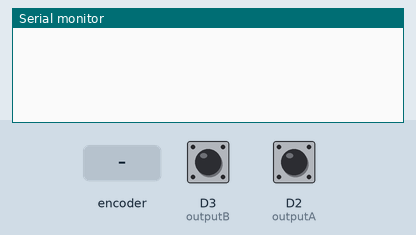
Recording of a program running on a simulated ESP8266 (NodeMCU). On the bench: the last lines printed to the serial monitor. The test bench sets the inputs (shaded band); at power-on: D3 (outputB) HIGH, D2 (outputA) HIGH.

Above: at 1.2 s.
1.3 s: rotary encoder on D2 (outputA) / D3 (outputB) turned 1 step (first pin leading)
At 2.1 s:
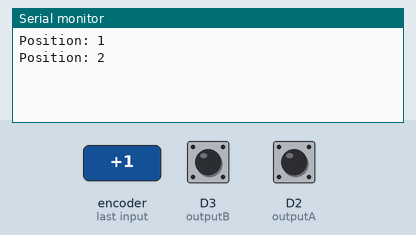
3.0 s: rotary encoder on D2 (outputA) / D3 (outputB) turned 1 step (first pin leading)
At 3.4 s:
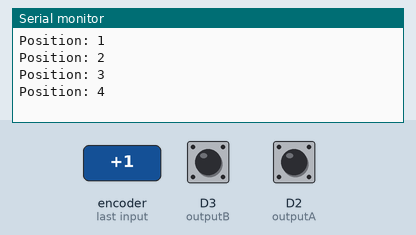
Timing chart, 0 to 6.0 s (numbered marks = the images above; inputs shaded):
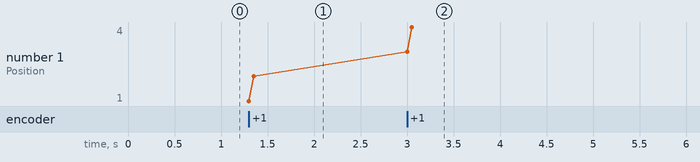

Measured:
- after the input at 1.3 s, the serial monitor: prints a new line at once (image 1)
- after the input at 3.0 s, the serial monitor: prints a new line at once (image 2)
- plotted number 1: 2 → 4 after the input at 3.0 s

The program:

main.cpp
```cpp
#include <Arduino.h>


 #define outputA D2
 #define outputB D3
 int counter = 0;
 int aState;
 int aLastState;
 void setup() {
   pinMode (outputA,INPUT);
   pinMode (outputB,INPUT);

   Serial.begin (115200);
   // Reads the initial state of the outputA
   aLastState = digitalRead(outputA);
 }
 void loop() {
   aState = digitalRead(outputA); // Reads the "current" state of the outputA
   // If the previous and the current state of the outputA are different, that means a Pulse has occured
   if (aState != aLastState){
     // If the outputB state is different to the outputA state, that means the encoder is rotating clockwise
     if (digitalRead(outputB) != aState) {
       counter ++;
     } else {
       counter --;
     }
     Serial.print("Position: ");
     Serial.println(counter);
   }
   aLastState = aState; // Updates the previous state of the outputA with the current state
 }
```

main_motion.cpp
```cpp
// #include <Arduino.h>
// #include <ESP8266WiFi.h>
// #include <PubSubClient.h>
// //#include "Ticker.h"

// #define INPUT_PIN D8
// #define LED D4


// #define wifi_ssid "automata"
// #define wifi_password "BluePal3D*t"

// #define mqtt_server "192.168.31.51"
// const char topic[] = "sensors/out-door";
// const char topicIn[] = "sensors/out-door/in";


// void callback(char* topic, byte* payload, unsigned int length) {
//   //Serial.print(String(*payload));
// }

// WiFiClient espClient;
// PubSubClient client(mqtt_server, 1883, callback, espClient);

// void reconnect();
// void setup_wifi();
// void turnOff();

// int oldValue = 0;

// //Ticker timerOff(turnOff, 500);

// void setup() {
//   Serial.begin(115200);

//   pinMode(INPUT_PIN, INPUT_PULLUP);
//   pinMode(LED, OUTPUT);


//   setup_wifi();

//   Serial.println("Connecting to mqtt broker");
//   if (client.connect("out-door")) {
//     client.publish(topic, "Connected");
//     client.subscribe(topicIn);
//     Serial.println("Connected");
//   }
// }

// void loop() {
//    if (!client.connected()) {
//     reconnect();
//   }
//   client.loop();
//   //timerOff.update();


//   int value = digitalRead(D2);
//   if (value != oldValue) {
//     oldValue = value;
//     Serial.println(value);
//     digitalWrite(LED, LOW); // turn the LED on.

//     if (value == 1) {
//       Serial.println(value);
//       digitalWrite(LED, HIGH); // turn the LED on.
//     }
//   }
//   delay(100);

// }

// void setup_wifi() {
//   delay(10);
//   // We start by connecting to a WiFi network
//   Serial.println();
//   Serial.print("Connecting to ");
//   Serial.println(wifi_ssid);

//   WiFi.mode(WIFI_STA);
//   WiFi.begin(wifi_ssid, wifi_password);

//   while (WiFi.status() != WL_CONNECTED) {
//     delay(500);
//     Serial.print(".");
//   }

//   Serial.println("");
//   Serial.println("WiFi connected");
//   Serial.println("IP address: ");
//   Serial.println(WiFi.localIP());
// }

// void reconnect() {
//   // Loop until we're reconnected
//   while (!client.connected()) {
//     Serial.print("Attempting MQTT connection...");
//     // Attempt to connect
//     // If you do not want to use a username and password, change next line to
//     if (client.connect("out-door")) {
//    // if (client.connect("ESP8266Client", mqtt_user, mqtt_password)) {
//       Serial.println("connected");
//     } else {
//       Serial.print("failed, rc=");
//       Serial.print(client.state());
//       Serial.println(" try again in 5 seconds");
//       // Wait 5 seconds before retrying
//       delay(5000);
//     }
//   }
// }

// void turnOff(){

// }
```
